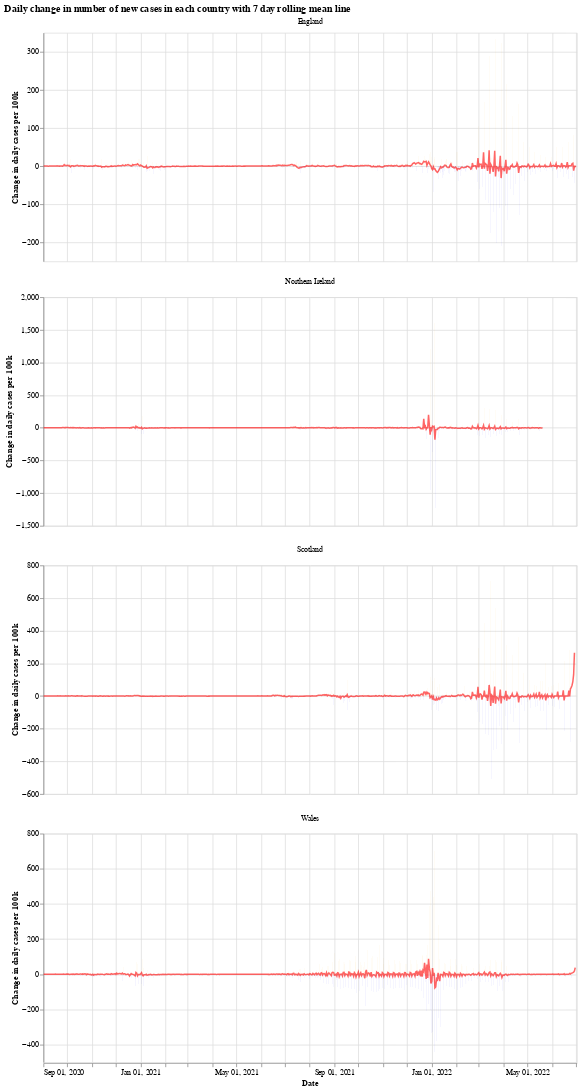

Notebook code cell kept with this figure:
### Markdown cell above
We will use the Python library `Altair` for visualising the data, see the [altair docs](https://altair-viz.github.io/) for more information.

First we have a graph which shows the daily change in the number of new cases for each country. This number jumps up and down all over the place, which is likely due to delay in reporting of new cases over the weekend. Another interesting thing is that it looks like the daily cases in Wales experienced a much shorter period of calm over the summer (calm in the sense of daily cases not jumping up and down).

The orange bars are days when the number of new cases (per 100k population) was more than the previous day, while the blue are days when the number of new cases dropped. The red line is the 7 day moving average. 

When the moving average line is below 0, it means that there is a consistent drop in new cases. We can see this clearly happening around the times that lockdowns were introduced (though, to varying degrees). I will update the graphs soon with a marker of when each lockdown started.

### Code cell
# collapse
import altair as alt

bars = alt.Chart(uk_cases).mark_bar().encode(
    x=alt.X("yearmonthdate(date):T", axis=alt.Axis(title='Date')),
    y=alt.Y("casesChangeRate:Q", axis=alt.Axis(title='Change in daily cases per 100k')),
    tooltip='casesChange',
    color=alt.condition(
        alt.datum.casesChangeRate > 0,
        alt.value("orange"),  # The positive color
        alt.value("blue")  # The negative color
    )
).properties(title='Daily change in number of new cases with 7 day rolling mean',width=700).interactive()

line = alt.Chart(uk_cases).mark_line(
    color='red',
    size=2,
    opacity=0.6
).transform_window(
    rolling_mean='mean(casesChangeRate)',
    frame=[0, 7],
    groupby=['areaName']
).encode(
    x='yearmonthdate(date):T',
    y='rolling_mean:Q'
)

alt.layer(bars, line, data=uk_cases).facet(alt.Column(
    'areaName', title=''), columns=1).resolve_scale(y='independent').properties(title='Daily change in number of new cases in each country with 7 day rolling mean line')

### Figure 1 — Vega-Lite specification as saved in the notebook (floating-point values rounded to 4 significant figures; data arrays with more than 128 entries replaced by an {"elided": "..."} marker saying what was removed)
{"config": {"view": {"continuousWidth": 400, "continuousHeight": 300}}, "data": {"name": "data-d7bb62c922e23dd580178dc62482c1c9"}, "facet": {"type": "nominal", "field": "areaName", "title": ""}, "spec": {"layer": [{"mark": "bar", "encoding": {"color": {"condition": {"value": "orange", "test": "(datum.casesChangeRate > 0)"}, "value": "blue"}, "tooltip": {"type": "quantitative", "field": "casesChange"}, "x": {"type": "temporal", "axis": {"title": "Date"}, "field": "date", "timeUnit": "yearmonthdate"}, "y": {"type": "quantitative", "axis": {"title": "Change in daily cases per 100k"}, "field": "casesChangeRate"}}, "selection": {"selector001": {"type": "interval", "bind": "scales", "encodings": ["x", "y"]}}, "title": "Daily change in number of new cases with 7 day rolling mean", "width": 700}, {"mark": {"type": "line", "color": "red", "opacity": 0.6, "size": 2}, "encoding": {"x": {"type": "temporal", "field": "date", "timeUnit": "yearmonthdate"}, "y": {"type": "quantitative", "field": "rolling_mean"}}, "transform": [{"window": [{"op": "mean", "field": "casesChangeRate", "as": "rolling_mean"}], "frame": [0, 7], "groupby": ["areaName"]}]}]}, "columns": 1, "resolve": {"scale": {"y": "independent"}}, "title": "Daily change in number of new cases in each country with 7 day rolling mean line", "$schema": "https://vega.github.io/schema/vega-lite/v4.8.1.json", "datasets": {"data-d7bb62c922e23dd580178dc62482c1c9": {"elided": "2631 records"}}}
